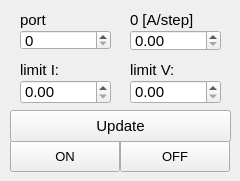
<?xml version="1.0" encoding="UTF-8"?>
<ui version="4.0">
 <class>Control</class>
 <widget class="QWidget" name="Control">
  <property name="geometry">
   <rect>
    <x>0</x>
    <y>0</y>
    <width>240</width>
    <height>181</height>
   </rect>
  </property>
  <property name="windowTitle">
   <string>Form</string>
  </property>
  <widget class="QDoubleSpinBox" name="_speed">
   <property name="geometry">
    <rect>
     <x>130</x>
     <y>30</y>
     <width>91</width>
     <height>21</height>
    </rect>
   </property>
   <property name="font">
    <font>
     <pointsize>11</pointsize>
    </font>
   </property>
  </widget>
  <widget class="QLabel" name="_spLabel">
   <property name="geometry">
    <rect>
     <x>130</x>
     <y>10</y>
     <width>81</width>
     <height>20</height>
    </rect>
   </property>
   <property name="font">
    <font>
     <pointsize>11</pointsize>
    </font>
   </property>
   <property name="text">
    <string>0 [A/step]</string>
   </property>
   <property name="alignment">
    <set>Qt::AlignLeading|Qt::AlignLeft|Qt::AlignVCenter</set>
   </property>
  </widget>
  <widget class="QSpinBox" name="_port">
   <property name="geometry">
    <rect>
     <x>20</x>
     <y>30</y>
     <width>91</width>
     <height>20</height>
    </rect>
   </property>
   <property name="font">
    <font>
     <pointsize>11</pointsize>
    </font>
   </property>
  </widget>
  <widget class="QLabel" name="_portLabel">
   <property name="geometry">
    <rect>
     <x>20</x>
     <y>10</y>
     <width>81</width>
     <height>20</height>
    </rect>
   </property>
   <property name="font">
    <font>
     <pointsize>11</pointsize>
    </font>
   </property>
   <property name="text">
    <string>port</string>
   </property>
   <property name="alignment">
    <set>Qt::AlignLeading|Qt::AlignLeft|Qt::AlignVCenter</set>
   </property>
  </widget>
  <widget class="QDoubleSpinBox" name="_limV">
   <property name="geometry">
    <rect>
     <x>20</x>
     <y>80</y>
     <width>91</width>
     <height>24</height>
    </rect>
   </property>
   <property name="font">
    <font>
     <pointsize>11</pointsize>
    </font>
   </property>
  </widget>
  <widget class="QDoubleSpinBox" name="_limI">
   <property name="geometry">
    <rect>
     <x>130</x>
     <y>80</y>
     <width>91</width>
     <height>24</height>
    </rect>
   </property>
   <property name="font">
    <font>
     <pointsize>11</pointsize>
    </font>
   </property>
  </widget>
  <widget class="QLabel" name="_currLabel">
   <property name="geometry">
    <rect>
     <x>20</x>
     <y>60</y>
     <width>81</width>
     <height>20</height>
    </rect>
   </property>
   <property name="font">
    <font>
     <pointsize>11</pointsize>
    </font>
   </property>
   <property name="text">
    <string>limit I:</string>
   </property>
   <property name="alignment">
    <set>Qt::AlignLeading|Qt::AlignLeft|Qt::AlignVCenter</set>
   </property>
  </widget>
  <widget class="QLabel" name="_voltLabel">
   <property name="geometry">
    <rect>
     <x>130</x>
     <y>60</y>
     <width>81</width>
     <height>20</height>
    </rect>
   </property>
   <property name="font">
    <font>
     <pointsize>11</pointsize>
    </font>
   </property>
   <property name="text">
    <string>limit V:</string>
   </property>
   <property name="alignment">
    <set>Qt::AlignLeading|Qt::AlignLeft|Qt::AlignVCenter</set>
   </property>
  </widget>
  <widget class="QPushButton" name="_turnON">
   <property name="geometry">
    <rect>
     <x>10</x>
     <y>140</y>
     <width>110</width>
     <height>32</height>
    </rect>
   </property>
   <property name="font">
    <font>
     <pointsize>10</pointsize>
    </font>
   </property>
   <property name="text">
    <string>ON</string>
   </property>
  </widget>
  <widget class="QPushButton" name="_turnOFF">
   <property name="geometry">
    <rect>
     <x>120</x>
     <y>140</y>
     <width>110</width>
     <height>32</height>
    </rect>
   </property>
   <property name="font">
    <font>
     <pointsize>10</pointsize>
    </font>
   </property>
   <property name="text">
    <string>OFF</string>
   </property>
  </widget>
  <widget class="QPushButton" name="_update">
   <property name="geometry">
    <rect>
     <x>10</x>
     <y>110</y>
     <width>221</width>
     <height>32</height>
    </rect>
   </property>
   <property name="font">
    <font>
     <pointsize>11</pointsize>
    </font>
   </property>
   <property name="text">
    <string>Update</string>
   </property>
  </widget>
 </widget>
 <resources/>
 <connections/>
</ui>
